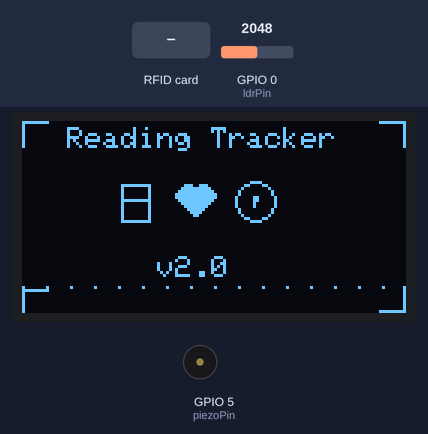
This sketch was run on a simulated ESP32-S3. On the bench: 128×64 one-colour display, buzzer (waves = sounding, pin HIGH). Inputs (shaded band) come from the test bench; at power-on: GPIO 0 (ldrPin) = 2048. EEPROM starts erased; what the sketch prints to the serial monitor is not drawn. At 19.7 s the program puts the board to deep sleep or switches it off; the recording ends there.

Above: at 1.6 s.
At 5.7 s:
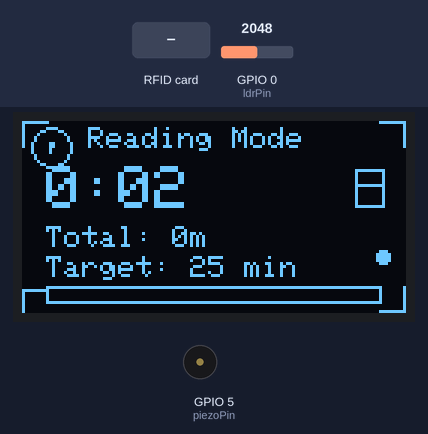
5.8 s: GPIO 0 (ldrPin) set to 1052
9.2 s: GPIO 0 (ldrPin) set to 949
At 10.2 s:
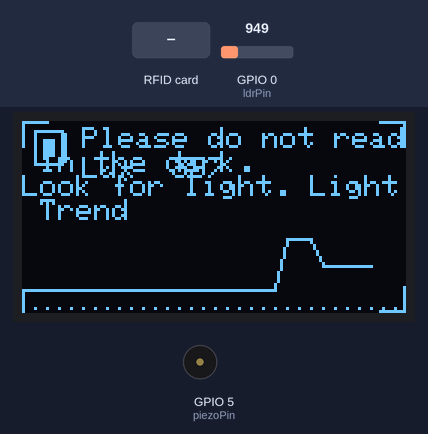
12.8 s: RFID card 5E 7A 19 C4 held to the reader
At 14.2 s:
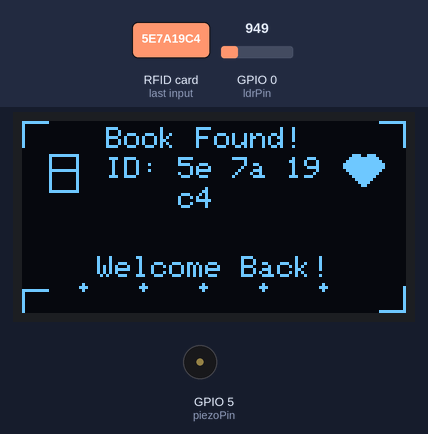
14.5 s: GPIO 0 (ldrPin) set to 53
18.1 s: GPIO 0 (ldrPin) set to 45
At 19.1 s:
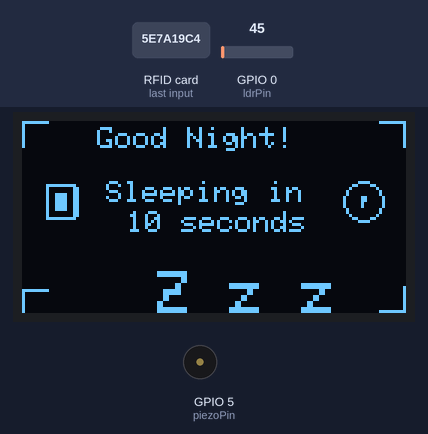
Timing chart, 0 to 19.7 s (numbered marks = the images above; inputs shaded):
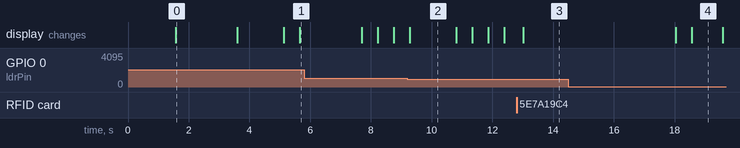

Measured:
- the behaviour switches between 1000 and 999 on GPIO 0 (ldrPin) (found by bisection; images 1 and 2)
- the behaviour switches between 50 and 49 on GPIO 0 (ldrPin) (found by bisection; images 3 and 4)
- after the input at 9.2 s, the display: changes after 0.08 s (image 2)
- after the input at 12.8 s, the display: changes after 0.21 s (image 3)
- after the input at 18.1 s, the display: changes after 0.47 s (image 4)
- what the display in image 0 shows lasts 2.0 s, from 1.6 s to 3.6 s
- what the display in image 2 shows lasts 1.5 s, from 9.3 s to 10.8 s

The sketch:

finalOLEDtest.ino
```cpp
#include <Arduino.h>
#include "driver/ledc.h"
#include <Preferences.h>
#include <Wire.h>
#include <Adafruit_GFX.h>
#include <Adafruit_SSD1306.h>
#include "esp_system.h"
#include "esp_sleep.h"
#include <Adafruit_PN532.h>
#include <math.h>

#define SCREEN_WIDTH 128
#define SCREEN_HEIGHT 64
#define OLED_RESET -1
#define SCREEN_ADDRESS 0x3C

// === PN532 NFC 配置 ===
#define SDA_PIN 8
#define SCL_PIN 9

// ===== 像素图标定义 (16x16) - 必须在最前面 =====
const unsigned char icon_book[] PROGMEM = {
  0x00, 0x00, 0x1F, 0xF8, 0x10, 0x08, 0x10, 0x08, 0x10, 0x08, 0x10, 0x08,
  0x1F, 0xF8, 0x10, 0x08, 0x10, 0x08, 0x10, 0x08, 0x10, 0x08, 0x10, 0x08,
  0x10, 0x08, 0x1F, 0xF8, 0x00, 0x00, 0x00, 0x00
};

const unsigned char icon_clock[] PROGMEM = {
  0x03, 0xC0, 0x0C, 0x30, 0x10, 0x08, 0x20, 0x04, 0x20, 0x04, 0x41, 0x82,
  0x41, 0x82, 0x41, 0x02, 0x41, 0x02, 0x20, 0x04, 0x20, 0x04, 0x10, 0x08,
  0x0C, 0x30, 0x03, 0xC0, 0x00, 0x00, 0x00, 0x00
};

const unsigned char icon_heart[] PROGMEM = {
  0x00, 0x00, 0x0E, 0x70, 0x1F, 0xF8, 0x3F, 0xFC, 0x7F, 0xFE, 0x7F, 0xFE,
  0x3F, 0xFC, 0x1F, 0xF8, 0x0F, 0xF0, 0x07, 0xE0, 0x03, 0xC0, 0x01, 0x80,
  0x00, 0x00, 0x00, 0x00, 0x00, 0x00, 0x00, 0x00
};

const unsigned char icon_star[] PROGMEM = {
  0x01, 0x80, 0x01, 0x80, 0x01, 0x80, 0x0D, 0xB0, 0x1F, 0xF8, 0x0F, 0xF0,
  0x07, 0xE0, 0x0F, 0xF0, 0x1B, 0xD8, 0x31, 0x8C, 0x60, 0x06, 0x60, 0x06,
  0x00, 0x00, 0x00, 0x00, 0x00, 0x00, 0x00, 0x00
};

const unsigned char icon_battery[] PROGMEM = {
  0x00, 0x00, 0x3F, 0xF0, 0x20, 0x18, 0x20, 0x18, 0x27, 0x98, 0x27, 0x98,
  0x27, 0x98, 0x27, 0x98, 0x27, 0x98, 0x27, 0x98, 0x20, 0x18, 0x20, 0x18,
  0x3F, 0xF0, 0x00, 0x00, 0x00, 0x00, 0x00, 0x00
};

// === 对象声明 ===
Adafruit_SSD1306 display(SCREEN_WIDTH, SCREEN_HEIGHT, &Wire, OLED_RESET);
Adafruit_PN532 nfc(SDA_PIN, SCL_PIN);

String lastUID = "";
bool showLastUIDOnBoot = false;
bool nfcInitialized = false;
bool oledInitialized = false;
bool i2cBusy = false;  // I2C总线互斥标志

const int ldrPin = 0;
const int piezoPin = 5;

const int lightThreshold = 1000;
const int bookmarkThreshold = 50;
const uint64_t uS_TO_S_FACTOR = 1000000ULL;
const int TIME_TO_SLEEP = 10;

// === Pomodoro 配置 ===
const int defaultPomodoroMin = 25;
unsigned long adaptivePomodoroMillis = defaultPomodoroMin * 60000UL;
unsigned long adaptiveTotalSessionTime = 0;
unsigned long adaptiveSessionCount = 0;

const unsigned long restDuration = 5 * 60 * 1000UL;

bool isReading = false;
bool isPaused = false;
bool inRest = false;
bool isSleeping = false;

unsigned long sessionStartMillis = 0;
unsigned long accumulatedSessionMillis = 0;
unsigned long restStartMillis = 0;
unsigned long totalReadingSeconds = 0;

Preferences prefs;

const int trendSize = 30;
int lightTrend[trendSize] = {0};
int trendIndex = 0;
float bestLuxEMA = 0.0;
const float emaAlpha = 0.05;
int animationFrame = 0;

// I2C设备扫描函数
void scanI2CDevices() {
  Serial.println("Scanning I2C devices...");
  int deviceCount = 0;

  for (byte address = 1; address < 127; address++) {
    Wire.beginTransmission(address);
    byte error = Wire.endTransmission();

    if (error == 0) {
      Serial.print("I2C device found at address 0x");
      if (address < 16) Serial.print("0");
      Serial.print(address, HEX);
      Serial.println();
      deviceCount++;
    }
  }

  Serial.print("Total devices found: ");
  Serial.println(deviceCount);
}

// 装饰边框函数
void drawCornerDecorations() {
  // 左上角
  display.drawLine(0, 0, 8, 0, SSD1306_WHITE);
  display.drawLine(0, 0, 0, 8, SSD1306_WHITE);

  // 右上角
  display.drawLine(119, 0, 127, 0, SSD1306_WHITE);
  display.drawLine(127, 0, 127, 8, SSD1306_WHITE);

  // 左下角
  display.drawLine(0, 56, 8, 56, SSD1306_WHITE);
  display.drawLine(0, 56, 0, 63, SSD1306_WHITE);

  // 右下角
  display.drawLine(119, 63, 127, 63, SSD1306_WHITE);
  display.drawLine(127, 55, 127, 63, SSD1306_WHITE);
}

// 绘制动态图标
void drawAnimatedIcon(int x, int y, int frame) {
  const unsigned char* icons[] = {icon_book, icon_heart, icon_star, icon_clock};
  int iconIndex = (frame / 20) % 4; // 每20帧切换图标

  display.drawBitmap(x, y, icons[iconIndex], 16, 16, SSD1306_WHITE);
}

// 绘制进度条
void drawProgressBar(int x, int y, int width, int height, int progress, int maxProgress) {
  display.drawRect(x, y, width, height, SSD1306_WHITE);
  int fillWidth = (progress * (width - 2)) / maxProgress;
  if (fillWidth > 0) {
    display.fillRect(x + 1, y + 1, fillWidth, height - 2, SSD1306_WHITE);
  }
}

bool initializeOLED() {
  if (!display.begin(SSD1306_SWITCHCAPVCC, SCREEN_ADDRESS)) {
    Serial.println("OLED initialization failed!");
    return false;
  }

  // 启动动画
  display.clearDisplay();

  // 绘制装饰边框
  drawCornerDecorations();

  // 标题
  display.setTextSize(1);
  display.setTextColor(SSD1306_WHITE);
  display.setCursor(15, 2);
  display.println("Reading Tracker");

  // 中央图标组合
  display.drawBitmap(30, 20, icon_book, 16, 16, SSD1306_WHITE);
  display.drawBitmap(50, 20, icon_heart, 16, 16, SSD1306_WHITE);
  display.drawBitmap(70, 20, icon_clock, 16, 16, SSD1306_WHITE);

  // 版本信息
  display.setCursor(45, 45);
  display.println("v2.0");

  // 装饰点
  for (int i = 0; i < SCREEN_WIDTH; i += 8) {
    display.drawPixel(i, 55, SSD1306_WHITE);
  }

  display.display();
  delay(2000);

  // 第二屏 - 初始化信息
  display.clearDisplay();
  display.setCursor(35, 20);
  display.println("Starting...");
  display.drawBitmap(56, 35, icon_star, 16, 16, SSD1306_WHITE);
  display.display();

  Serial.println("OLED initialized successfully");
  return true;
}

bool initializeNFC() {
  Serial.println("Initializing NFC...");
  nfc.begin();

  uint32_t versiondata = nfc.getFirmwareVersion();
  if (!versiondata) {
    Serial.println("PN532 not found!");
    return false;
  }

  Serial.print("Found PN532, FW ver: ");
  Serial.print((versiondata >> 16) & 0xFF, DEC);
  Serial.print('.');
  Serial.println((versiondata >> 8) & 0xFF, DEC);

  nfc.SAMConfig();
  Serial.println("NFC initialized successfully");
  return true;
}

String getUIDString(uint8_t* uid, uint8_t uidLength) {
  String uidStr = "";
  for (uint8_t i = 0; i < uidLength; i++) {
    if (uid[i] < 0x10) uidStr += "0";
    uidStr += String(uid[i], HEX);
    if (i < uidLength - 1) uidStr += "";
  }
  uidStr.toUpperCase();
  return uidStr;
}

void loadBookData(String bookUID) {
  String key = "book_" + bookUID;
  // currentBookSeconds = prefs.getULong(key.c_str(), 0);

  // 尝试获取书名，如果没有则使用默认名称
  String nameKey = "name_" + bookUID;
  // currentBookName = prefs.getString(nameKey.c_str(), "Book " + bookUID.substring(0, 4));
}

void saveBookData(String bookUID, unsigned long seconds) {
  String key = "book_" + bookUID;
  prefs.putULong(key.c_str(), seconds);
  Serial.println("Saved book " + bookUID + ": " + String(seconds) + " seconds");
}

void saveBookName(String bookUID, String bookName) {
  String nameKey = "name_" + bookUID;
  prefs.putString(nameKey.c_str(), bookName);
}

void turnOffOLED() {
  if (oledInitialized) {
    display.clearDisplay();
    display.display();
    display.ssd1306_command(SSD1306_DISPLAYOFF);
    delay(100);
  }
  Wire.end();
  pinMode(SDA_PIN, INPUT_PULLUP);
  pinMode(SCL_PIN, INPUT_PULLUP);
}

void turnOnOLED() {
  Wire.begin(SDA_PIN, SCL_PIN);
  delay(100);
  oledInitialized = initializeOLED();
}

void drawTrendGraph() {
  if (!oledInitialized || i2cBusy) return;

  display.clearDisplay();

  // 绘制装饰边框
  drawCornerDecorations();

  // 标题和图标
  display.setTextSize(1);
  display.setTextColor(SSD1306_WHITE);
  display.setCursor(20, 2);
  display.println("Please do not read in the dark.");
  display.println("Look for light. Light Trend");

  // 绘制图表图标
  display.drawBitmap(2, 2, icon_battery, 16, 16, SSD1306_WHITE);

  // 数据显示
  display.setCursor(20, 12);
  display.println("Lux: " + String((int)bestLuxEMA));

  // 绘制趋势线
  for (int i = 0; i < trendSize - 1; i++) {
    int x1 = i * (SCREEN_WIDTH / trendSize);
    int y1 = SCREEN_HEIGHT - 8 - map(lightTrend[(trendIndex + i) % trendSize], 0, 4095, 0, 35);
    int x2 = (i + 1) * (SCREEN_WIDTH / trendSize);
    int y2 = SCREEN_HEIGHT - 8 - map(lightTrend[(trendIndex + i + 1) % trendSize], 0, 4095, 0, 35);
    display.drawLine(x1, y1, x2, y2, SSD1306_WHITE);
  }

  // 底部装饰线
  for (int i = 0; i < SCREEN_WIDTH; i += 4) {
    display.drawPixel(i, SCREEN_HEIGHT - 2, SSD1306_WHITE);
  }

  display.display();
}

void beep(int duration = 100) {
  // 注释掉蜂鸣器功能，避免LEDC问题
  // ledcWrite(piezoPin, 127);
  // delay(duration);
  // ledcWrite(piezoPin, 0);
  Serial.println("Beep!");
}

void saveAdaptivePomodoro(unsigned long sessionMillis) {
  if (sessionMillis < 5 * 60 * 1000UL) return;
  if (sessionMillis >= adaptivePomodoroMillis) {
    adaptivePomodoroMillis += 5 * 60 * 1000UL;
    adaptivePomodoroMillis = min(adaptivePomodoroMillis, 60 * 60 * 1000UL);
  } else {
    adaptiveTotalSessionTime += sessionMillis;
    adaptiveSessionCount++;
    unsigned long averageMillis = adaptiveTotalSessionTime / adaptiveSessionCount;
    adaptivePomodoroMillis = constrain(averageMillis, 5 * 60 * 1000UL, 60 * 60 * 1000UL);
  }
  prefs.putULong("pomodoro", adaptivePomodoroMillis);
  prefs.putULong("adaptTime", adaptiveTotalSessionTime);
  prefs.putULong("adaptCount", adaptiveSessionCount);
  Serial.print("[Pomodoro Adapted]: ");
  Serial.print(adaptivePomodoroMillis / 60000);
  Serial.println(" min");
}

void showNFCUIDAndSave(uint8_t* uid, uint8_t uidLength) {
  String uidStr = "";
  for (uint8_t i = 0; i < uidLength; i++) {
    if (uid[i] < 0x10) uidStr += "0";
    uidStr += String(uid[i], HEX);
    if (i < uidLength - 1) uidStr += " ";
  }
  lastUID = uidStr;
  prefs.putString("lastUID", lastUID);

  Serial.println("NFC Card detected: " + uidStr);

  // 暂停一下，让I2C总线稳定
  delay(100);

  if (oledInitialized) {
    display.clearDisplay();

    // 绘制装饰边框
    drawCornerDecorations();

    // 绘制书本图标
    display.drawBitmap(6, 10, icon_book, 16, 16, SSD1306_WHITE);

    // 文字内容
    display.setTextSize(1);
    display.setTextColor(SSD1306_WHITE);
    display.setCursor(28, 2);
    display.println("Book Found!");

    display.setCursor(28, 12);
    display.println("ID: " + uidStr.substring(0, 8));
    display.setCursor(28, 22);
    display.println("    " + uidStr.substring(9));

    // 绘制欢迎图标
    display.drawBitmap(106, 10, icon_heart, 16, 16, SSD1306_WHITE);

    // 底部欢迎信息
    display.setCursor(25, 45);
    display.println("Welcome Back!");

    // 装饰点
    for (int i = 0; i < 5; i++) {
      display.fillCircle(20 + i * 20, 55, 1, SSD1306_WHITE);
    }

    display.display();
  }

  // 播放提示音表示检测到卡片
  Serial.println("Beep! NFC card detected");
  delay(2000);
}

bool checkNFCCard() {
  if (!nfcInitialized) return false;

  uint8_t uid[7];
  uint8_t uidLength;

  if (nfc.readPassiveTargetID(PN532_MIFARE_ISO14443A, uid, &uidLength, 100)) {
    String newUID = getUIDString(uid, uidLength);

    if (newUID != lastUID) {
      lastUID = newUID;
      Serial.println("Detected book: " + lastUID);

      // 播放提示音
      beep(200);
      delay(100);
      beep(200);

      return true;
    }
    return true; // 同一张卡
  }

  return false;
}

void setup() {
  Serial.begin(115200);
  delay(1000);
  Serial.println("=== Reading Tracker Starting ===");

  pinMode(ldrPin, INPUT);
  pinMode(piezoPin, OUTPUT);
  digitalWrite(piezoPin, LOW);

  // 注释掉LEDC初始化，避免蜂鸣器问题
  // ledcSetup(0, 3000, 8);
  // ledcAttachPin(piezoPin, 0);

  // 初始化I2C和设备
  Wire.begin(SDA_PIN, SCL_PIN);
  delay(500);

  // 扫描I2C设备
  scanI2CDevices();

  // 初始化OLED
  oledInitialized = initializeOLED();
  if (!oledInitialized) {
    Serial.println("OLED failed, continuing without display...");
  }

  // 初始化Preferences
  prefs.begin("reading", false);
  totalReadingSeconds = prefs.getULong("totalSecs", 0);
  adaptivePomodoroMillis = prefs.getULong("pomodoro", defaultPomodoroMin * 60000UL);
  adaptiveTotalSessionTime = prefs.getULong("adaptTime", 0);
  adaptiveSessionCount = prefs.getULong("adaptCount", 0);

  // 初始化NFC
  nfcInitialized = initializeNFC();
  if (!nfcInitialized) {
    Serial.println("NFC failed, continuing without NFC...");
    if (oledInitialized) {
      display.clearDisplay();
      display.setCursor(0, 0);
      display.println("NFC Failed!");
      display.println("Check connections");
      display.display();
    }
  }

  // 显示上次的UID
  lastUID = prefs.getString("lastUID", "");
  if (lastUID.length() > 0 && oledInitialized) {
    display.clearDisplay();

    // 绘制装饰边框
    drawCornerDecorations();

    // 欢迎回来页面
    display.setTextSize(1);
    display.setTextColor(SSD1306_WHITE);
    display.setCursor(25, 2);
    display.println("Welcome Back!");

    // 书本图标
    display.drawBitmap(6, 15, icon_book, 16, 16, SSD1306_WHITE);

    // 上次UID信息
    display.setCursor(28, 15);
    display.println("Last Book:");
    display.setCursor(28, 25);
    display.println(lastUID.substring(0, 8));

    // 心形图标
    display.drawBitmap(106, 15, icon_heart, 16, 16, SSD1306_WHITE);

    // 装饰星星
    for (int i = 0; i < 3; i++) {
      display.drawBitmap(30 + i * 25, 45, icon_star, 16, 16, SSD1306_WHITE);
    }

    display.display();
    delay(3000);
  }

  Serial.println("=== Setup Complete ===");
  Serial.print("OLED: ");
  Serial.println(oledInitialized ? "OK" : "Failed");
  Serial.print("NFC: ");
  Serial.println(nfcInitialized ? "OK" : "Failed");
}

void loop() {
  int lightValue = analogRead(ldrPin);
  lightTrend[trendIndex] = lightValue;
  trendIndex = (trendIndex + 1) % trendSize;

  if (isReading) {
    bestLuxEMA = (1 - emaAlpha) * bestLuxEMA + emaAlpha * lightValue;
    bestLuxEMA = constrain(bestLuxEMA, 100, 3000);
  }

  unsigned long now = millis();

  // NFC检测 (降低频率，避免I2C冲突)
  static unsigned long lastNFCCheck = 0;
  if (nfcInitialized && !i2cBusy && (now - lastNFCCheck > 3000)) {  // 每3秒检查一次
    lastNFCCheck = now;
    i2cBusy = true;  // 锁定I2C总线

    uint8_t uid[7];
    uint8_t uidLength;

    // 读取NFC时使用更长的超时时间，减少重试
    if (nfc.readPassiveTargetID(PN532_MIFARE_ISO14443A, uid, &uidLength, 1000)) {
      showNFCUIDAndSave(uid, uidLength);
      i2cBusy = false;  // 释放I2C总线
      delay(2000); // 显示完成后等待，避免连续读取
      return;
    }

    i2cBusy = false;  // 释放I2C总线
  }

  // 检查是否进入睡眠模式
  if (lightValue < bookmarkThreshold) {
    if (isReading || isPaused) {
      unsigned long sessionMillis = accumulatedSessionMillis;
      if (isReading) sessionMillis += now - sessionStartMillis;
      totalReadingSeconds += sessionMillis / 1000;

      saveAdaptivePomodoro(sessionMillis);
      prefs.putULong("totalSecs", totalReadingSeconds);
    }

    if (oledInitialized && !i2cBusy) {
      display.clearDisplay();

      // 绘制装饰边框
      drawCornerDecorations();

      // 标题
      display.setTextSize(1);
      display.setTextColor(SSD1306_WHITE);
      display.setCursor(25, 2);
      display.println("Good Night!");

      // 电池图标（表示睡眠）
      display.drawBitmap(6, 20, icon_battery, 16, 16, SSD1306_WHITE);

      // 睡眠信息
      display.setCursor(28, 20);
      display.println("Sleeping in");
      display.setCursor(35, 30);
      display.println(String(TIME_TO_SLEEP) + " seconds");

      // 时钟图标
      display.drawBitmap(106, 20, icon_clock, 16, 16, SSD1306_WHITE);

      // 底部装饰 - Z字符表示睡眠
      display.setCursor(45, 50);
      display.setTextSize(2);
      display.println("Z z z");

      display.display();
      delay(1000);
    }

    turnOffOLED();
    esp_sleep_enable_timer_wakeup(TIME_TO_SLEEP * uS_TO_S_FACTOR);
    esp_deep_sleep_start();
  }

  // 检查光线阈值
  else if (lightValue < lightThreshold) {
    if (isReading) {
      accumulatedSessionMillis += now - sessionStartMillis;
      isReading = false;
      isPaused = true;
    }
    drawTrendGraph();
    beep(1000);
  }

  // 正常阅读逻辑
  else {
    if (!isReading) {
      if (inRest) {
        if (restStartMillis == 0) restStartMillis = now;
        if (now - restStartMillis >= restDuration) {
          inRest = false;
          beep(300);
          sessionStartMillis = now;
          accumulatedSessionMillis = 0;
          isReading = true;
        } else {
          if (oledInitialized && !i2cBusy) {
            display.clearDisplay();

            // 绘制装饰边框
            drawCornerDecorations();

            // 标题和图标
            display.setTextSize(1);
            display.setTextColor(SSD1306_WHITE);
            display.setCursor(30, 2);
            display.println("Rest Time");

            // 左侧心形图标
            display.drawBitmap(6, 15, icon_heart, 16, 16, SSD1306_WHITE);

            // 中央信息
            display.setTextSize(1);
            display.setCursor(28, 20);
            display.println("Take a break!");
            display.setCursor(35, 30);
            display.println("Relax...");

            // 右侧星星图标
            display.drawBitmap(106, 15, icon_star, 16, 16, SSD1306_WHITE);

            // 计算剩余休息时间
            unsigned long restRemaining = restDuration - (now - restStartMillis);
            int restMin = restRemaining / 60000;
            int restSec = (restRemaining / 1000) % 60;

            display.setCursor(35, 45);
            display.println(String(restMin) + ":" + (restSec < 10 ? "0" : "") + String(restSec));

            // 装饰波浪线
            for (int x = 0; x < SCREEN_WIDTH; x += 8) {
              int y = 55 + (sin(x * 0.3 + millis() * 0.01) * 3);
              display.drawPixel(x, y, SSD1306_WHITE);
              display.drawPixel(x + 2, y + 1, SSD1306_WHITE);
            }

            display.display();
          }
          delay(1000);
          return;
        }
      } else {
        sessionStartMillis = now;
        isPaused = false;
        isReading = true;
      }
    } else {
      unsigned long sessionMillis = accumulatedSessionMillis + (now - sessionStartMillis);
      if (sessionMillis >= adaptivePomodoroMillis) {
        inRest = true;
        isReading = false;
        restStartMillis = 0;
        totalReadingSeconds += sessionMillis / 1000;

        saveAdaptivePomodoro(sessionMillis);
        prefs.putULong("totalSecs", totalReadingSeconds);
        beep(500);
      } else {
        if (oledInitialized && !i2cBusy) {
          int cm = sessionMillis / 60000;
          int cs = (sessionMillis / 1000) % 60;
          unsigned long totalMinutes = totalReadingSeconds / 60;
          unsigned long totalHours = totalMinutes / 60;
          unsigned long totalMinsOnly = totalMinutes % 60;
          int pm = adaptivePomodoroMillis / 60000;
          String totalStr = (totalHours > 0) ? (String(totalHours) + "h " + String(totalMinsOnly) + "m") : (String(totalMinsOnly) + "m");

          display.clearDisplay();

          // 绘制装饰边框
          drawCornerDecorations();

          // 标题区域
          display.setTextSize(1);
          display.setTextColor(SSD1306_WHITE);
          display.setCursor(22, 2);
          display.println("Reading Mode");

          // 左侧时钟图标
          display.drawBitmap(2, 2, icon_clock, 16, 16, SSD1306_WHITE);

          // 当前会话时间 (大字体显示)
          display.setTextSize(2);
          display.setCursor(8, 15);
          display.print(String(cm) + ":" + (cs < 10 ? "0" : "") + String(cs));

          // 右侧动态图标
          drawAnimatedIcon(108, 15, animationFrame);

          // 统计信息
          display.setTextSize(1);
          display.setCursor(8, 35);
          display.println("Total: " + totalStr);

          display.setCursor(8, 45);
          display.println("Target: " + String(pm) + " min");

          // 进度条显示番茄钟进度
          int progress = (sessionMillis * 100) / adaptivePomodoroMillis;
          drawProgressBar(8, 55, 112, 6, progress, 100);

          // 系统状态指示点
          display.fillCircle(120, 45, 2, nfcInitialized ? SSD1306_WHITE : SSD1306_BLACK);
          display.drawCircle(120, 45, 2, SSD1306_WHITE);

          display.display();
          animationFrame++;
        }
      }
    }
  }

  delay(500);  // 减少延迟，提高响应速度
}
```
